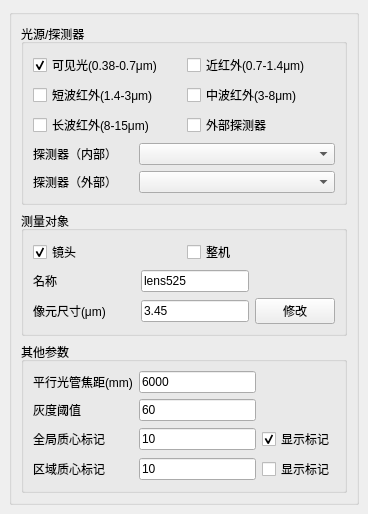
  <widget class="QDockWidget" name="dockWidget_paraSetting">
   <property name="minimumSize">
    <size>
     <width>323</width>
     <height>501</height>
    </size>
   </property>
   <property name="maximumSize">
    <size>
     <width>524287</width>
     <height>524287</height>
    </size>
   </property>
   <property name="windowIcon">
    <iconset theme="QIcon::ThemeIcon::AddressBookNew"/>
   </property>
   <property name="styleSheet">
    <string notr="true"/>
   </property>
   <property name="features">
    <set>QDockWidget::DockWidgetFeature::DockWidgetClosable|QDockWidget::DockWidgetFeature::DockWidgetFloatable|QDockWidget::DockWidgetFeature::DockWidgetMovable</set>
   </property>
   <property name="windowTitle">
    <string>主参数面板</string>
   </property>
   <attribute name="dockWidgetArea">
    <number>1</number>
   </attribute>
   <widget class="QWidget" name="dockWidgetContents_5">
    <layout class="QVBoxLayout" name="verticalLayout_2">
     <item>
      <widget class="QGroupBox" name="groupBox_2">
       <property name="styleSheet">
        <string notr="true"/>
       </property>
       <property name="title">
        <string/>
       </property>
       <layout class="QVBoxLayout" name="verticalLayout_5">
        <item>
         <widget class="QGroupBox" name="groupBox_11">
          <property name="title">
           <string>光源/探测器</string>
          </property>
          <layout class="QVBoxLayout" name="verticalLayout_6">
           <item>
            <layout class="QGridLayout" name="gridLayout_2">
             <item row="0" column="0">
              <widget class="QCheckBox" name="checkBox_kjg">
               <property name="text">
                <string>可见光(0.38-0.7μm)</string>
               </property>
               <property name="checked">
                <bool>true</bool>
               </property>
              </widget>
             </item>
             <item row="0" column="1">
              <widget class="QCheckBox" name="checkBox_jhw">
               <property name="styleSheet">
                <string notr="true"/>
               </property>
               <property name="text">
                <string>近红外(0.7-1.4μm)</string>
               </property>
              </widget>
             </item>
             <item row="1" column="0">
              <widget class="QCheckBox" name="checkBox_dbhw">
               <property name="text">
                <string>短波红外(1.4-3μm)</string>
               </property>
              </widget>
             </item>
             <item row="1" column="1">
              <widget class="QCheckBox" name="checkBox_zbhw">
               <property name="text">
                <string>中波红外(3-8μm)</string>
               </property>
              </widget>
             </item>
             <item row="2" column="0">
              <widget class="QCheckBox" name="checkBox_cbhw">
               <property name="text">
                <string>长波红外(8-15μm)</string>
               </property>
              </widget>
             </item>
             <item row="2" column="1">
              <widget class="QCheckBox" name="checkBox_externalDetector">
               <property name="text">
                <string>外部探测器</string>
               </property>
              </widget>
             </item>
            </layout>
           </item>
           <item>
            <layout class="QHBoxLayout" name="horizontalLayout_15">
             <item>
              <widget class="QLabel" name="label_24">
               <property name="maximumSize">
                <size>
                 <width>100</width>
                 <height>16777215</height>
                </size>
               </property>
               <property name="text">
                <string>探测器（内部）</string>
               </property>
              </widget>
             </item>
             <item>
              <widget class="QComboBox" name="comboBox_camera"/>
             </item>
            </layout>
           </item>
           <item>
            <layout class="QHBoxLayout" name="horizontalLayout_17">
             <item>
              <widget class="QLabel" name="label_27">
               <property name="maximumSize">
                <size>
                 <width>100</width>
                 <height>16777215</height>
                </size>
               </property>
               <property name="text">
                <string>探测器（外部）</string>
               </property>
              </widget>
             </item>
             <item>
              <widget class="QComboBox" name="comboBox_camera_external"/>
             </item>
            </layout>
           </item>
          </layout>
         </widget>
        </item>
        <item>
         <widget class="QGroupBox" name="groupBox_12">
          <property name="title">
           <string>测量对象</string>
          </property>
          <layout class="QGridLayout" name="gridLayout_3">
           <item row="2" column="0">
            <widget class="QLabel" name="label_7">
             <property name="minimumSize">
              <size>
               <width>102</width>
               <height>0</height>
              </size>
             </property>
             <property name="text">
              <string>像元尺寸(μm)</string>
             </property>
            </widget>
           </item>
           <item row="1" column="0">
            <widget class="QLabel" name="label_23">
             <property name="minimumSize">
              <size>
               <width>102</width>
               <height>0</height>
              </size>
             </property>
             <property name="text">
              <string>名称</string>
             </property>
            </widget>
           </item>
           <item row="2" column="2">
            <widget class="QPushButton" name="pushButton_defaultPixelSize">
             <property name="styleSheet">
              <string notr="true"/>
             </property>
             <property name="text">
              <string>修改</string>
             </property>
             <property name="iconSize">
              <size>
               <width>20</width>
               <height>20</height>
              </size>
             </property>
             <property name="checkable">
              <bool>false</bool>
             </property>
            </widget>
           </item>
           <item row="0" column="0" colspan="3">
            <layout class="QHBoxLayout" name="horizontalLayout_14">
             <item>
              <widget class="QCheckBox" name="checkBox_lens">
               <property name="text">
                <string>镜头</string>
               </property>
               <property name="checked">
                <bool>true</bool>
               </property>
              </widget>
             </item>
             <item>
              <widget class="QCheckBox" name="checkBox_overall">
               <property name="text">
                <string>整机</string>
               </property>
               <property name="checked">
                <bool>false</bool>
               </property>
              </widget>
             </item>
            </layout>
           </item>
           <item row="1" column="1">
            <widget class="QLineEdit" name="lineEdit_objectName">
             <property name="styleSheet">
              <string notr="true"/>
             </property>
             <property name="text">
              <string>lens525</string>
             </property>
            </widget>
           </item>
           <item row="2" column="1">
            <widget class="NumberLineEdit" name="lineEdit_pixelSize">
             <property name="styleSheet">
              <string notr="true"/>
             </property>
             <property name="text">
              <string>3.45</string>
             </property>
            </widget>
           </item>
          </layout>
         </widget>
        </item>
        <item>
         <widget class="QGroupBox" name="groupBox_13">
          <property name="title">
           <string>其他参数</string>
          </property>
          <layout class="QGridLayout" name="gridLayout_6">
           <item row="0" column="0">
            <widget class="QLabel" name="label_10">
             <property name="text">
              <string>平行光管焦距(mm)</string>
             </property>
            </widget>
           </item>
           <item row="0" column="1">
            <widget class="NumberLineEdit" name="lineEdit_colliFoci">
             <property name="minimumSize">
              <size>
               <width>0</width>
               <height>0</height>
              </size>
             </property>
             <property name="styleSheet">
              <string notr="true"/>
             </property>
             <property name="text">
              <string>6000</string>
             </property>
            </widget>
           </item>
           <item row="1" column="0">
            <widget class="QLabel" name="label_9">
             <property name="text">
              <string>灰度阈值</string>
             </property>
            </widget>
           </item>
           <item row="1" column="1">
            <widget class="NumberLineEdit" name="lineEdit_grayThre">
             <property name="styleSheet">
              <string notr="true"/>
             </property>
             <property name="text">
              <string>60</string>
             </property>
            </widget>
           </item>
           <item row="2" column="0">
            <widget class="QLabel" name="label_25">
             <property name="text">
              <string>全局质心标记</string>
             </property>
            </widget>
           </item>
           <item row="2" column="1">
            <widget class="NumberLineEdit" name="lineEdit_circleRect">
             <property name="text">
              <string>10</string>
             </property>
            </widget>
           </item>
           <item row="2" column="2">
            <widget class="QCheckBox" name="checkBox_circleStatus">
             <property name="text">
              <string>显示标记</string>
             </property>
             <property name="checked">
              <bool>true</bool>
             </property>
            </widget>
           </item>
           <item row="3" column="0">
            <widget class="QLabel" name="label_46">
             <property name="text">
              <string>区域质心标记</string>
             </property>
            </widget>
           </item>
           <item row="3" column="1">
            <widget class="QLineEdit" name="lineEdit_circleRectLimit">
             <property name="text">
              <string>10</string>
             </property>
            </widget>
           </item>
           <item row="3" column="2">
            <widget class="QCheckBox" name="checkBox_circleStatusLimit">
             <property name="text">
              <string>显示标记</string>
             </property>
            </widget>
           </item>
          </layout>
         </widget>
        </item>
       </layout>
      </widget>
     </item>
    </layout>
   </widget>
  </widget>
